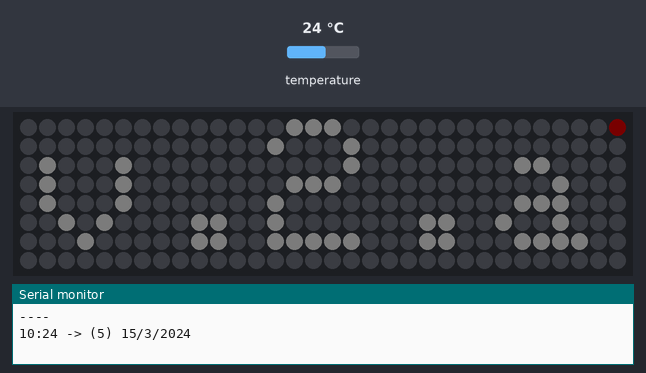
Bench run of a sketch on a simulated Arduino Uno, built with avr-gcc and run on an emulated ATmega328P. Shown: 32×8 RGB LED matrix (first LED top left, wired row by row), the last lines printed to the serial monitor. The inputs (shaded band) are chosen by the test bench; at power-on: temperature 24 °C. Dim RGB values are drawn brighter than linear; the local clock reads 2024-03-15 10:24:30 at power-on unless the sketch sets it.

Above: at 1.1 s.
At 26.86 s:
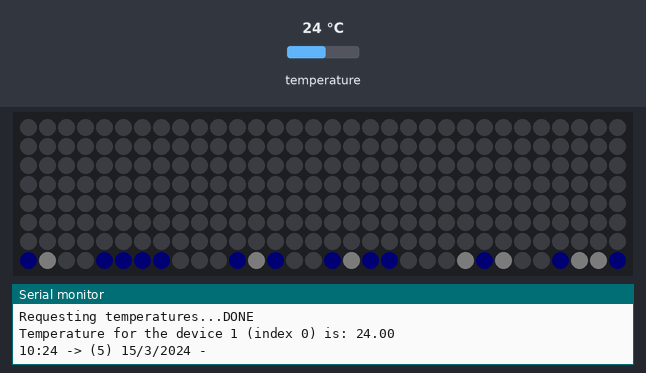
At 30.1 s:
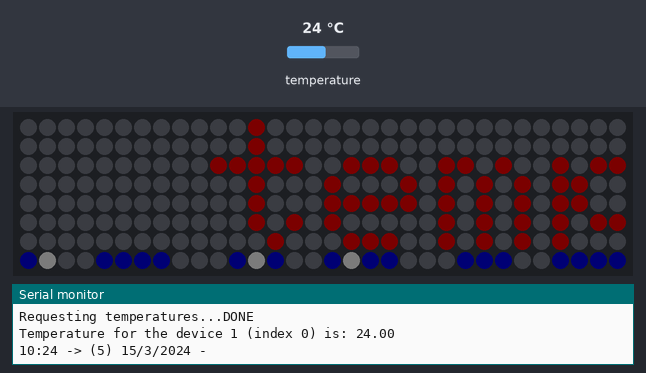
At 33.19 s:
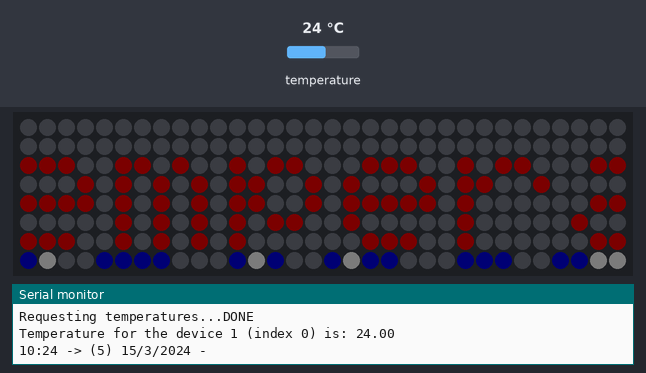
At 36.24 s:
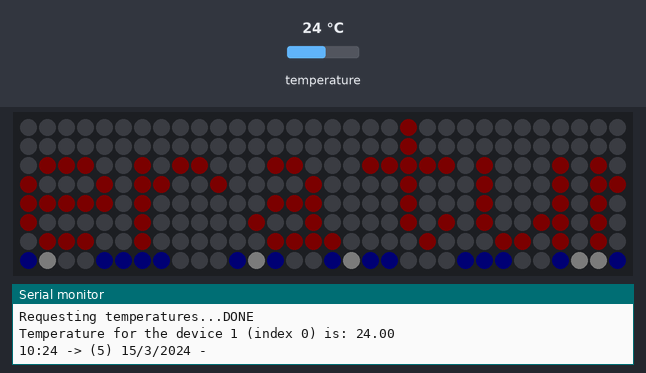
At 39.52 s:
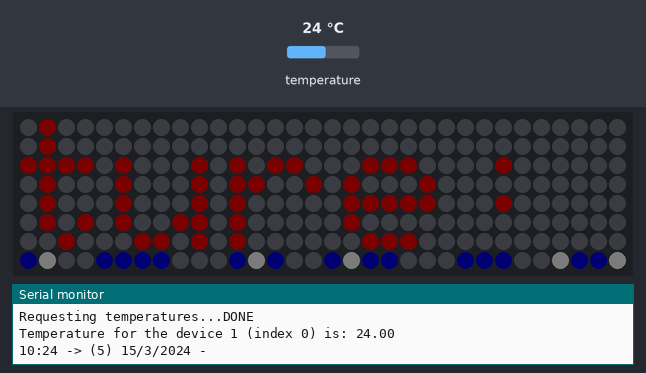

Measured:
- what the display in image 0 shows lasts 2.0 s, from 1.1 s to 3.1 s

The sketch:

RTCclock_Arduino_8x32_v2a.ino
```cpp
/* original design by niq_ro: https://github.com/tehniq3/
 * RTC clock v.0.a - added RTC (DS3231/DS1307)
 * v.0.b - added thermometer with DS18B20 sensor
 * v.1 - added animation for temperature as at https://github.com/tehniq3/NTP_8x32leds2/blob/main/NTPclock_8x32_v2_1.ino
 * v.1.a - moving points
 * v.1.a2 - correct point syntax
 * v.1.b - added date and year in animation
 * v.2 - added bynary-clock decimal as at https://en.wikipedia.org/wiki/Binary-coded_decimal
 * v.2.a - removed blue clour for text/info (remain as backgroud at binary clock)
*/

#include <OneWire.h>
#include <DallasTemperature.h>
#include "RTClib.h"
#include <Adafruit_GFX.h>
#include <Adafruit_NeoMatrix.h>  // https://github.com/adafruit/Adafruit_NeoMatrix
#include <Adafruit_NeoPixel.h>
/*
#ifndef PSTR
 #define PSTR // Make Arduino Due happy
#endif
*/

#define LED_PIN 12      // GPIO12= D6  // matrix pin
#define RTC_SDA 4       // GPIO4 = D2
#define RTC_SCL 5       // GPIO5 = D1
#define ONE_WIRE_BUS 14 // GPIO14= D5  // DS18B20 pin

// MATRIX DECLARATION:
// Parameter 1 = width of the matrix
// Parameter 2 = height of the matrix
// Parameter 3 = pin number (most are valid)
// Parameter 4 = matrix layout flags, add together as needed:
//   NEO_MATRIX_TOP, NEO_MATRIX_BOTTOM, NEO_MATRIX_LEFT, NEO_MATRIX_RIGHT:
//     Position of the FIRST LED in the matrix; pick two, e.g.
//     NEO_MATRIX_TOP + NEO_MATRIX_LEFT for the top-left corner.
//   NEO_MATRIX_ROWS, NEO_MATRIX_COLUMNS: LEDs are arranged in horizontal
//     rows or in vertical columns, respectively; pick one or the other.
//   NEO_MATRIX_PROGRESSIVE, NEO_MATRIX_ZIGZAG: all rows/columns proceed
//     in the same order, or alternate lines reverse direction; pick one.
//   See example below for these values in action.
// Parameter 5 = pixel type flags, add together as needed:
//   NEO_KHZ800  800 KHz bitstream (most NeoPixel products w/WS2812 LEDs)
//   NEO_KHZ400  400 KHz (classic 'v1' (not v2) FLORA pixels, WS2811 drivers)
//   NEO_GRB     Pixels are wired for GRB bitstream (most NeoPixel products)
//   NEO_GRBW    Pixels are wired for GRBW bitstream (RGB+W NeoPixel products)
//   NEO_RGB     Pixels are wired for RGB bitstream (v1 FLORA pixels, not v2)

Adafruit_NeoMatrix matrix = Adafruit_NeoMatrix(32, 8, LED_PIN,
  NEO_MATRIX_TOP     + NEO_MATRIX_LEFT +
  NEO_MATRIX_COLUMNS + NEO_MATRIX_ZIGZAG,
  NEO_GRB            + NEO_KHZ800);   // https://www.adafruit.com/product/2294

const uint16_t colors[] = {
  matrix.Color(255, 0,    0),  // 0 - red
  matrix.Color(  0, 255,  0),  // 1 - green
  matrix.Color(255, 255,  0),  // 2 - yellow
  matrix.Color(  0, 255, 255), // 3 - light blue
  matrix.Color(255,   0, 255), // 4 - mouve
  matrix.Color(  0,   0, 255), // 5 - bleu (ligh blue)
  matrix.Color(255, 255, 255)  // 6 - white
  };


// WS2812b day / night brightness.
#define NIGHTBRIGHTNESS 3      // Brightness level from 0 (off) to 255 (full brightness)
#define DAYBRIGHTNESS 20

String text = "RTC clock by niq_ro on 8x32 addressable led display !";
int ltext = 6*text.length();  // lengh of string
int x;

int ora = 20;
int minut = 24;
int secundar = 0;
int zi, zi2, luna, an;
unsigned long unixora;

byte culoare = 0;
byte schimbare = 1;

//Week Days
String weekDays[7]={"Sunday", "Monday", "Tuesday", "Wednesday", "Thursday", "Friday", "Saturday"};
//Month names
String months[12]={"January", "February", "March", "April", "May", "June", "July", "August", "September", "October", "November", "December"};

RTC_DS1307 rtc;

// Setup a oneWire instance to communicate with any OneWire devices (not just Maxim/Dallas temperature ICs)
OneWire oneWire(ONE_WIRE_BUS);
// Pass our oneWire reference to Dallas Temperature.
DallasTemperature sensors(&oneWire);

float te = -23.2;  // demo temperature
float tempC;
byte semnminus = 0;
int te0, te1, te2;
int ltempe;
byte aratadata = 1;

const int binare[] = {  7,  8, 23, 24, 39, 40, 55, 56, 71, 72,
                       87, 88,103,104,119,120,135,136,151,152,
                      167,168,183,184,199,200,215,216,231,232,
                      247,248};

const uint16_t culbin[6] = {  0,  0, 80,
                            255,255,255};


void setup() {
  Serial.begin(115200);
  Serial.println("----");

  sensors.begin();   // Start up the DS18B20 library

   if (! rtc.begin()) {
    Serial.println("Couldn't find RTC");
    Serial.flush();
    while (1) delay(10);
  }

  if (! rtc.isrunning()) {
    Serial.println("RTC is NOT running, let's set the time!");
    // When time needs to be set on a new device, or after a power loss, the
    // following line sets the RTC to the date & time this sketch was compiled
    rtc.adjust(DateTime(F(__DATE__), F(__TIME__)));
    // This line sets the RTC with an explicit date & time, for example to set
    // January 21, 2014 at 3am you would call:
    // rtc.adjust(DateTime(2014, 1, 21, 3, 0, 0));
  }

  // When time needs to be re-set on a previously configured device, the
  // following line sets the RTC to the date & time this sketch was compiled
  // rtc.adjust(DateTime(F(__DATE__), F(__TIME__)));
  // This line sets the RTC with an explicit date & time, for example to set
  // January 21, 2014 at 3am you would call:
  // rtc.adjust(DateTime(2014, 1, 21, 3, 0, 0));
//rtc.adjust(DateTime(F(__DATE__), F(__TIME__)));

delay(1000);
DateTime now = rtc.now();
unixora = now.unixtime();
ora = now.hour();
minut = now.minute();
secundar = now.second();
zi = now.dayOfTheWeek();
zi2 = now.day();
an = now.year();
luna = now.month();
Serial.print(ora);
Serial.print(":");
Serial.print(minut);
Serial.print(" -> (");
Serial.print(zi);
Serial.print(") ");
Serial.print(zi2);
Serial.print("/");
Serial.print(luna);
Serial.print("/");
Serial.println(an);

  matrix.begin();
  matrix.setTextWrap(false);
  matrix.setBrightness(NIGHTBRIGHTNESS);  // original 255
  matrix.setTextColor(colors[6]);
  matrix.fillScreen(0);
matrix.setCursor(1, 0);
matrix.print(F("v.2.a"));
//matrix.print(ceas);
matrix.setPixelColor(255, 150, 0, 0);
matrix.show();
delay(2000);

x    = matrix.width();
matrix.fillScreen(0);
  for (x; x > -ltext ; x--)
  {
  matrix.fillScreen(0);
  matrix.setCursor(x, 0);
  matrix.print(text);
  matrix.show();
  delay(30);
 }
    delay(500);

citiresenzor();
}

void loop() {
DateTime now = rtc.now();
ora = now.hour();
minut = now.minute();
secundar = now.second();
unixora = now.unixtime();
zi = now.dayOfTheWeek();
zi2 = now.day();
an = now.year();
luna = now.month();
Serial.print(ora);
Serial.print(":");
Serial.print(minut);
Serial.print(" -> (");
Serial.print(zi);
Serial.print(") ");
Serial.print(zi2);
Serial.print("/");
Serial.print(luna);
Serial.print("/");
Serial.print(an);
Serial.println(" -");

if ((secundar == 0) or (secundar == 55))
   {
   schimbare = 0;
   delay(600);
   }


if ((secundar > 35) and (aratadata == 1))
{
 if (schimbare == 0)
    {
    culoare++;
    if (culoare > 4) culoare = 0;
    schimbare = 1;
    }

String tempe;
if (minut%2 == 0)
{
tempe = tempe + "temperature: ";
if (tempC > 0) tempe = tempe + "+";
tempe = tempe + te1 + ","+ te2;
tempe = tempe + ((char)247) + "C";  // https://forum.arduino.cc/t/degree-symbol/166709/9
ltempe = 6*tempe.length();  // 6*72;
}
else
{
tempe = tempe + weekDays[zi];
tempe = tempe + ", ";
tempe = tempe + zi2;
tempe = tempe + ".";
tempe = tempe + months[luna-1];
tempe = tempe + ".";
tempe = tempe + an;
ltempe = 6*tempe.length();  // 6*72;
}

matrix.setTextColor(colors[culoare]);
x = matrix.width();
  for (x; x > -ltempe ; x--)
  {
  matrix.fillScreen(0);
  matrix.setCursor(x, 0);
  matrix.print(tempe);
  delay(100);

DateTime now = rtc.now();
secundar = now.second();
ceasbinar();
matrix.show();
 }
 aratadata = 0;
  culoare++;
  if (culoare > 4) culoare = 0;
}
else
{
matrix.fillScreen(0);
matrix.setTextColor(colors[culoare]);
matrix.setCursor(1, 0);
//matrix.print(F("_"));
matrix.print(ora/10);
matrix.print(ora%10);
 if (secundar%2 == 0)
      matrix.print(F(":"));
 else
      matrix.print(F(" "));
matrix.print(minut/10);
matrix.print(minut%10);
ceasbinar();
matrix.show();
}

if (secundar == 57)
{
  citiresenzor();
}

if (secundar == 0) aratadata = 1;
delay(500);
}  // end main loop

void citiresenzor()
{
 // call sensors.requestTemperatures() to issue a global temperature
  // request to all devices on the bus
  Serial.print("Requesting temperatures...");
  sensors.requestTemperatures(); // Send the command to get temperatures
  Serial.println("DONE");
  // After we got the temperatures, we can print them here.
  // We use the function ByIndex, and as an example get the temperature from the first sensor only.
  tempC = sensors.getTempCByIndex(0);

  // Check if reading was successful
  if (tempC != DEVICE_DISCONNECTED_C)
  {
    Serial.print("Temperature for the device 1 (index 0) is: ");
    Serial.println(tempC);
  }
  else
  {
    Serial.println("Error: Could not read temperature data");
  }
if (tempC < 0.)
    {
    semnminus = 1;
    te = -tempC;
    }
 else
    {
    semnminus = 0;
    te = tempC;
    }
    te0 = te *10.;
    te1 = te0/10;
    te2 = te0%10;
}

void ceasbinar()
{
//tens of hour
int  h1 = ora/10;  // 0,1 or 2
int  h11 = h1/2;
int  h12 = h1%2;
  matrix.setPixelColor(binare[0], culbin[3*h11], culbin[3*h11+1], culbin[3*h11+2]);
  matrix.setPixelColor(binare[1], culbin[3*h12], culbin[3*h12+1], culbin[3*h12+2]);
//units of hour
int  h2 = ora%10;        // 0...9  (0000....1001)
int  h23 = h2/8;         // 0 or 1
int  h22 = (h2%8)/4;     // 0 or 1
int  h21 = ((h2%8)%4)/2; // 0 or 1
int  h20 = ((h2%8)%4)%2; // 0 or 1
  matrix.setPixelColor(binare[4], culbin[3*h23], culbin[3*h23+1], culbin[3*h23+2]);
  matrix.setPixelColor(binare[5], culbin[3*h22], culbin[3*h22+1], culbin[3*h22+2]);
  matrix.setPixelColor(binare[6], culbin[3*h21], culbin[3*h21+1], culbin[3*h21+2]);
  matrix.setPixelColor(binare[7], culbin[3*h20], culbin[3*h20+1], culbin[3*h20+2]);
// tens of minutes
int  m1 = minut/10;      // 0...5  (000....101)
int  m12 = m1/4;         // 0 or 1
int  m11 = (m1%4)/2;     // 0 or 1
int  m10 = (m1%4)%2;     // 0 or 1
  matrix.setPixelColor(binare[11], culbin[3*m12], culbin[3*m12+1], culbin[3*m12+2]);
  matrix.setPixelColor(binare[12], culbin[3*m11], culbin[3*m11+1], culbin[3*m11+2]);
  matrix.setPixelColor(binare[13], culbin[3*m10], culbin[3*m10+1], culbin[3*m10+2]);
//units of minutes
int  m2 = minut%10;      // 0...9  (0000....1001)
int  m23 = m2/8;         // 0 or 1
int  m22 = (m2%8)/4;     // 0 or 1
int  m21 = ((m2%8)%4)/2; // 0 or 1
int  m20 = ((m2%8)%4)%2; // 0 or 1
  matrix.setPixelColor(binare[16], culbin[3*m23], culbin[3*m23+1], culbin[3*m23+2]);
  matrix.setPixelColor(binare[17], culbin[3*m22], culbin[3*m22+1], culbin[3*m22+2]);
  matrix.setPixelColor(binare[18], culbin[3*m21], culbin[3*m21+1], culbin[3*m21+2]);
  matrix.setPixelColor(binare[19], culbin[3*m20], culbin[3*m20+1], culbin[3*m20+2]);
// tens of seconds
int  s1 = secundar/10;   // 0...5  (000....101)
int  s12 = s1/4;         // 0 or 1
int  s11 = (s1%4)/2;     // 0 or 1
int  s10 = (s1%4)%2;     // 0 or 1
  matrix.setPixelColor(binare[23], culbin[3*s12], culbin[3*s12+1], culbin[3*s12+2]);
  matrix.setPixelColor(binare[24], culbin[3*s11], culbin[3*s11+1], culbin[3*s11+2]);
  matrix.setPixelColor(binare[25], culbin[3*s10], culbin[3*s10+1], culbin[3*s10+2]);
//units of minutes
int  s2 = secundar%10;   // 0...9  (0000....1001)
int  s23 = s2/8;         // 0 or 1
int  s22 = (s2%8)/4;     // 0 or 1
int  s21 = ((s2%8)%4)/2; // 0 or 1
int  s20 = ((s2%8)%4)%2; // 0 or 1
  matrix.setPixelColor(binare[28], culbin[3*s23], culbin[3*s23+1], culbin[3*s23+2]);
  matrix.setPixelColor(binare[29], culbin[3*s22], culbin[3*s22+1], culbin[3*s22+2]);
  matrix.setPixelColor(binare[30], culbin[3*s21], culbin[3*s21+1], culbin[3*s21+2]);
  matrix.setPixelColor(binare[31], culbin[3*s20], culbin[3*s20+1], culbin[3*s20+2]);
}
```
